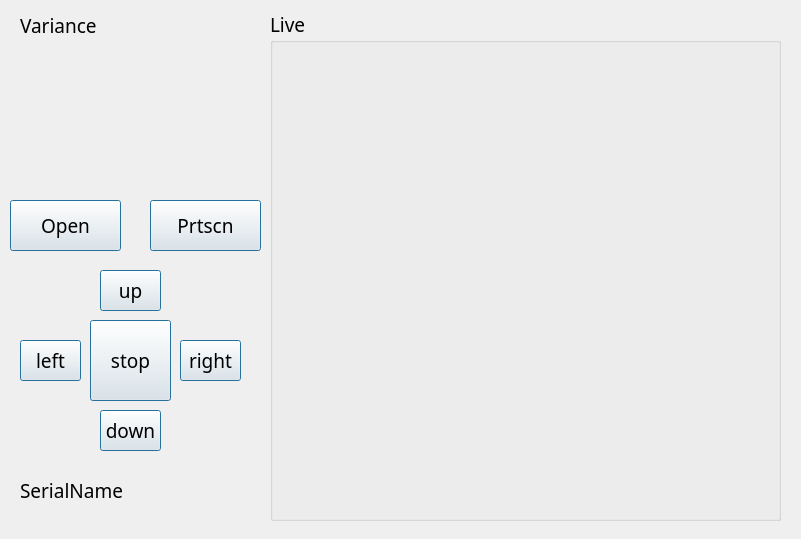
<?xml version="1.0" encoding="UTF-8"?>
<ui version="4.0">
 <class>From</class>
 <widget class="QWidget" name="From">
  <property name="geometry">
   <rect>
    <x>0</x>
    <y>0</y>
    <width>801</width>
    <height>539</height>
   </rect>
  </property>
  <property name="font">
   <font>
    <family>微软雅黑</family>
    <pointsize>14</pointsize>
   </font>
  </property>
  <property name="windowTitle">
   <string>CalulateRealTimeVideoVariance</string>
  </property>
  <widget class="QPushButton" name="Prtscn">
   <property name="geometry">
    <rect>
     <x>150</x>
     <y>200</y>
     <width>111</width>
     <height>51</height>
    </rect>
   </property>
   <property name="font">
    <font>
     <family>微软雅黑</family>
     <pointsize>14</pointsize>
    </font>
   </property>
   <property name="text">
    <string>Prtscn</string>
   </property>
   <property name="autoDefault">
    <bool>true</bool>
   </property>
   <property name="default">
    <bool>true</bool>
   </property>
   <property name="flat">
    <bool>false</bool>
   </property>
  </widget>
  <widget class="QLabel" name="label">
   <property name="geometry">
    <rect>
     <x>20</x>
     <y>0</y>
     <width>81</width>
     <height>51</height>
    </rect>
   </property>
   <property name="font">
    <font>
     <family>微软雅黑</family>
     <pointsize>14</pointsize>
    </font>
   </property>
   <property name="text">
    <string>Variance</string>
   </property>
  </widget>
  <widget class="QLabel" name="variancelabel">
   <property name="geometry">
    <rect>
     <x>20</x>
     <y>70</y>
     <width>181</width>
     <height>71</height>
    </rect>
   </property>
   <property name="font">
    <font>
     <family>微软雅黑</family>
     <pointsize>14</pointsize>
    </font>
   </property>
   <property name="text">
    <string/>
   </property>
  </widget>
  <widget class="QPushButton" name="ButtonUp">
   <property name="geometry">
    <rect>
     <x>100</x>
     <y>270</y>
     <width>61</width>
     <height>41</height>
    </rect>
   </property>
   <property name="text">
    <string>up</string>
   </property>
   <property name="autoDefault">
    <bool>true</bool>
   </property>
   <property name="default">
    <bool>true</bool>
   </property>
  </widget>
  <widget class="QPushButton" name="ButtonDown">
   <property name="geometry">
    <rect>
     <x>100</x>
     <y>410</y>
     <width>61</width>
     <height>41</height>
    </rect>
   </property>
   <property name="text">
    <string>down</string>
   </property>
   <property name="autoDefault">
    <bool>true</bool>
   </property>
   <property name="default">
    <bool>true</bool>
   </property>
  </widget>
  <widget class="QPushButton" name="ButtonLeft">
   <property name="geometry">
    <rect>
     <x>20</x>
     <y>340</y>
     <width>61</width>
     <height>41</height>
    </rect>
   </property>
   <property name="text">
    <string>left</string>
   </property>
   <property name="autoDefault">
    <bool>true</bool>
   </property>
   <property name="default">
    <bool>true</bool>
   </property>
  </widget>
  <widget class="QPushButton" name="ButtonRight">
   <property name="geometry">
    <rect>
     <x>180</x>
     <y>340</y>
     <width>61</width>
     <height>41</height>
    </rect>
   </property>
   <property name="text">
    <string>right</string>
   </property>
   <property name="autoDefault">
    <bool>true</bool>
   </property>
   <property name="default">
    <bool>true</bool>
   </property>
  </widget>
  <widget class="QPushButton" name="ButtonStop">
   <property name="geometry">
    <rect>
     <x>90</x>
     <y>320</y>
     <width>81</width>
     <height>81</height>
    </rect>
   </property>
   <property name="text">
    <string>stop</string>
   </property>
   <property name="autoDefault">
    <bool>true</bool>
   </property>
   <property name="default">
    <bool>true</bool>
   </property>
  </widget>
  <widget class="QPushButton" name="OpenCamera">
   <property name="geometry">
    <rect>
     <x>10</x>
     <y>200</y>
     <width>111</width>
     <height>51</height>
    </rect>
   </property>
   <property name="font">
    <font>
     <family>微软雅黑</family>
     <pointsize>14</pointsize>
    </font>
   </property>
   <property name="text">
    <string>Open</string>
   </property>
   <property name="autoDefault">
    <bool>true</bool>
   </property>
   <property name="default">
    <bool>true</bool>
   </property>
  </widget>
  <widget class="QLabel" name="serialNamelabel">
   <property name="geometry">
    <rect>
     <x>20</x>
     <y>470</y>
     <width>251</width>
     <height>41</height>
    </rect>
   </property>
   <property name="text">
    <string>SerialName</string>
   </property>
  </widget>
  <widget class="QGroupBox" name="groupBox">
   <property name="geometry">
    <rect>
     <x>270</x>
     <y>10</y>
     <width>511</width>
     <height>511</height>
    </rect>
   </property>
   <property name="title">
    <string>Live</string>
   </property>
   <widget class="QLabel" name="Cameralabel">
    <property name="geometry">
     <rect>
      <x>40</x>
      <y>50</y>
      <width>441</width>
      <height>431</height>
     </rect>
    </property>
    <property name="font">
     <font>
      <family>微软雅黑</family>
      <pointsize>14</pointsize>
     </font>
    </property>
    <property name="text">
     <string/>
    </property>
   </widget>
  </widget>
 </widget>
 <resources/>
 <connections/>
</ui>
